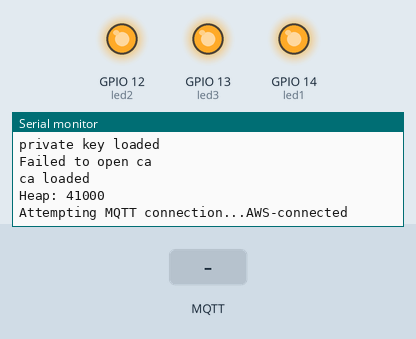
Recording of a sketch running on a simulated ESP8266 (NodeMCU). Parts: output pins drawn as LEDs (lit = HIGH), the last lines printed to the serial monitor. Inputs (shaded band) come from the test bench. WiFi joins after 1.5 s; servers stay silent unless stated; network time is answered at once with the bench clock; the local clock reads 2024-03-15 10:24:30 at power-on unless the sketch sets it; storage starts empty; no MQTT or app messages arrive unless stated.

Above: at 6.7 s.
6.8 s: MQTT message "color" arrives on the first subscribed topic
At 8.0 s:
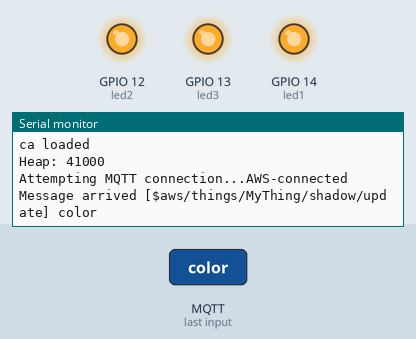
8.3 s: MQTT message "R" arrives on the first subscribed topic
At 9.4 s:
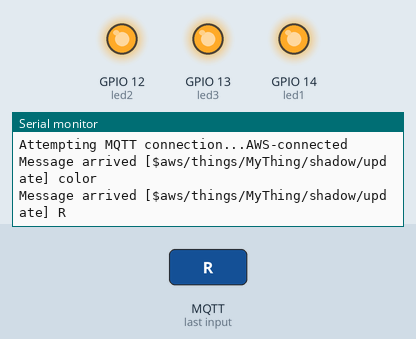
9.8 s: MQTT message "G" arrives on the first subscribed topic
At 10.5 s:
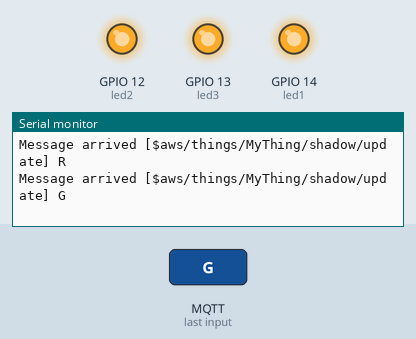

The sketch:

NodeMCU_subs_shadow.ino.ino
```cpp
/*
 * This Code will listen to a topic $aws/things/RPI3/shadow/update on AWS IoT Core
 * and Will turn on the corresponding LED depending upon the the value of key "color"
 * The value of this key can be "Red", "Green", "Blue" or "NoColor"
 */
#define MQTT_MAX_PACKET_SIZE 512

#include "FS.h"
#include  <ESP8266WiFi.h>
#include  <PubSubClient.h>
#include  <NTPClient.h>
#include  <WiFiUdp.h>
#include <String>

#define led1 14
#define led2 12
#define led3 13

void led_blink(char light)
{
  if(light=='R')
  {
  Serial.println("Red light on");
  digitalWrite(led1, !HIGH);   // turn the LED on (HIGH is the voltage level)
  delay(400);                       // wait for a second
  digitalWrite(led1, !LOW);    // turn the LED off by making the voltage LOW
  delay(400);
  }
  if(light=='G')
  {
  Serial.println("Green light on");
  digitalWrite(led2, !HIGH);   // turn the LED on (HIGH is the voltage level)
  delay(400);                       // wait for a second
  digitalWrite(led2, !LOW);    // turn the LED off by making the voltage LOW
  delay(400);
  }
  if(light=='B')
  {
  Serial.println("Blue light on");
  digitalWrite(led3, !HIGH);   // turn the LED on (HIGH is the voltage level)
  delay(400);                       // wait for a second
  digitalWrite(led3, !LOW);    // turn the LED off by making the voltage LOW
  delay(400);
  }
  if(light=='N')
  {
   Serial.println("No Color Found");
  }
}

const char* ssid = "XXX-AP2";
const char* password = "XXX-AP2";

WiFiUDP ntpUDP;
NTPClient timeClient(ntpUDP, "pool.ntp.org");
const char* AWS_endpoint = "XXXXXXX.amazonaws.com"; //MQTT broker ip

void callback(char* topic, byte* payload, unsigned int length) {
  Serial.print("Message arrived [");
  Serial.print(topic);
  Serial.print("] ");
  char * temp;
  temp=(char*)payload;//converting to char array
  String aStringObject = temp;
  int index=aStringObject.indexOf("color"); // returns the index of c in string where color occurs

  led_blink((char)payload[index+9]); //it is the first character of color key value


 for (int i = 0; i < length; i++)
  {
    Serial.print((char)payload[i]) ;// Pring payload content
  }

  Serial.println();
}
WiFiClientSecure espClient;
PubSubClient client(AWS_endpoint, 8883, callback, espClient); //set  MQTT port number to 8883 as per //standard
long lastMsg = 0;
char msg[1000];
int value = 0;

void setup_wifi() {

  delay(10);
  // We start by connecting to a WiFi network
  espClient.setBufferSizes(512, 512);
  Serial.println();
  Serial.print("Connecting to ");
  Serial.println(ssid);

  WiFi.begin(ssid, password);

  while (WiFi.status() != WL_CONNECTED) {
    delay(500);
    Serial.print(".");
  }

  Serial.println("");
  Serial.println("WiFi connected");
  Serial.println("IP address: ");
  Serial.println(WiFi.localIP());

  timeClient.begin();
  while(!timeClient.update()){
    timeClient.forceUpdate();
  }

  espClient.setX509Time(timeClient.getEpochTime());

}

void reconnect() {
  // Loop until we're reconnected
  while (!client.connected()) {
    Serial.print("Attempting MQTT connection...");
    // Attempt to connect
    if (client.connect("RPI3")) {
      Serial.println("AWS-connected");
      // Once connected, publish an announcement...
      client.publish("d2s", "hello world from nodemcu");
      // ... and resubscribe
      client.subscribe("$aws/things/MyThing/shadow/update");
    } else {
      Serial.print("failed, rc=");
      Serial.print(client.state());
      Serial.println(" try again in 5 seconds");

      char buf[256];
      espClient.getLastSSLError(buf,256);
      Serial.print("WiFiClientSecure SSL error: ");
      Serial.println(buf);

      // Wait 5 seconds before retrying
      delay(5000);
    }
  }
}

void setup() {

  pinMode(led1, OUTPUT);//setting pins output
  pinMode(led2, OUTPUT);
  pinMode(led3, OUTPUT);
  digitalWrite(led1, !LOW);    // turn the LED off by making the voltage LOW
  digitalWrite(led2, !LOW);    // turn the LED off by making the voltage LOW
  digitalWrite(led3, !LOW);    // turn the LED off by making the voltage LOW

  Serial.begin(9600);
  Serial.setDebugOutput(true);
  // initialize digital pin LED_BUILTIN as an output.
  //pinMode(D5, OUTPUT);
  setup_wifi();
  delay(1000);
  if (!SPIFFS.begin()) {
    Serial.println("Failed to mount file system");
    return;
  }

  Serial.print("Heap: "); Serial.println(ESP.getFreeHeap());

  // Load certificate file
  File cert = SPIFFS.open("/cert.der", "r"); //replace cert.crt eith your uploaded file name
  if (!cert) {
    Serial.println("Failed to open cert file");
  }
  else
    Serial.println("Success to open cert file");

  delay(1000);

  if (espClient.loadCertificate(cert))
    Serial.println("cert loaded");
  else
    Serial.println("cert not loaded");

  // Load private key file
  File private_key = SPIFFS.open("/private.der", "r"); //replace private eith your uploaded file name
  if (!private_key) {
    Serial.println("Failed to open private cert file");
  }
  else
    Serial.println("Success to open private cert file");

  delay(1000);

  if (espClient.loadPrivateKey(private_key))
    Serial.println("private key loaded");
  else
    Serial.println("private key not loaded");


    // Load CA file
    File ca = SPIFFS.open("/ca.der", "r"); //replace ca eith your uploaded file name
    if (!ca) {
      Serial.println("Failed to open ca ");
    }
    else
    Serial.println("Success to open ca");

    delay(1000);

    if(espClient.loadCACert(ca))
    Serial.println("ca loaded");
    else
    Serial.println("ca failed");

  Serial.print("Heap: "); Serial.println(ESP.getFreeHeap());

}

void loop() {

  if (!client.connected()) {
    reconnect();
  }
  client.loop();
}
```

Measured:
- after the input at 6.8 s, the serial monitor: prints a new line at once (image 1)
- after the input at 8.3 s, the serial monitor: prints a new line at once (image 2)
- after the input at 9.8 s, the serial monitor: prints a new line at once (image 3)
